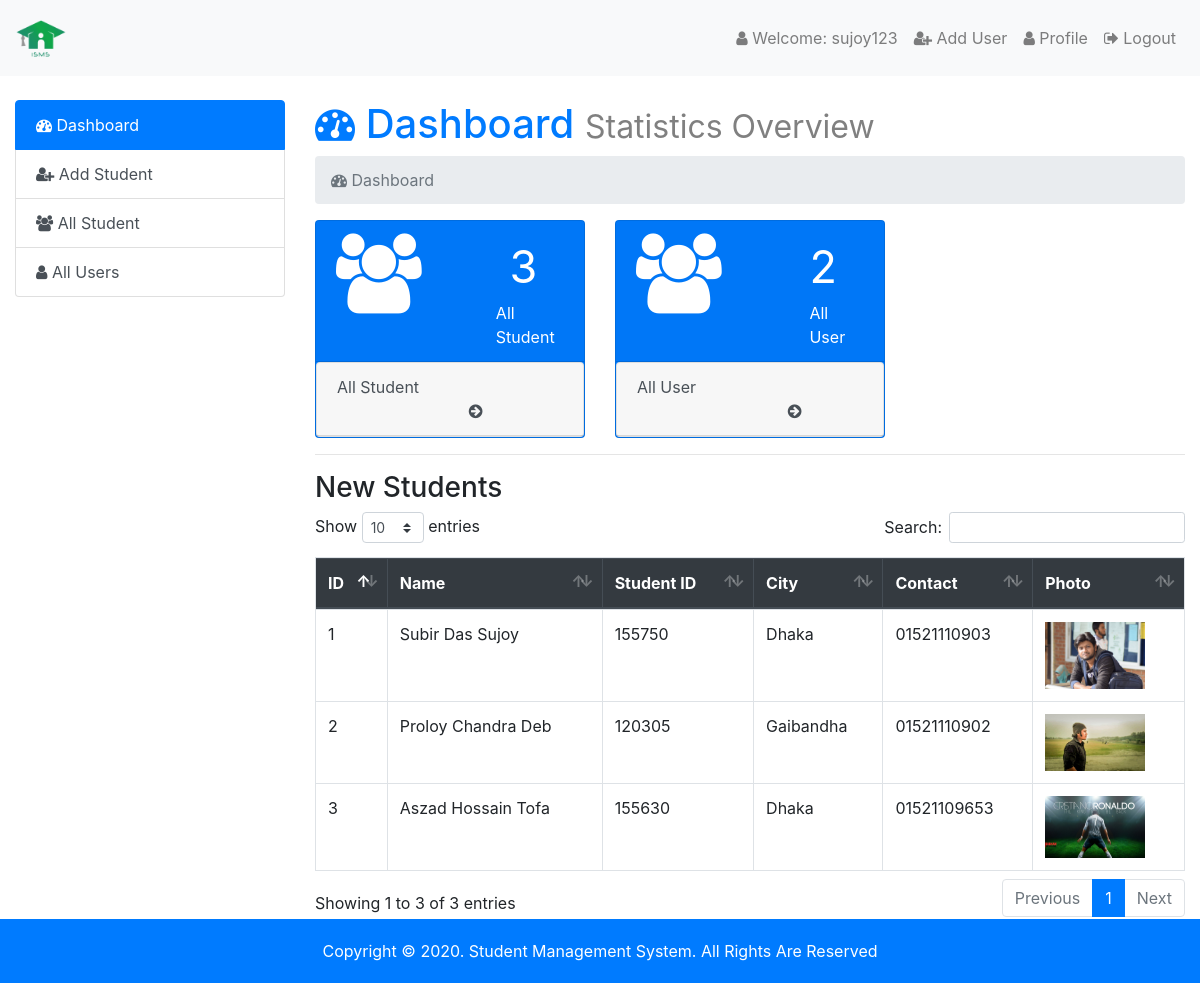
The page /admin/index.php (signed in) on the database its author committed.
### tables this page shows
CREATE TABLE `student_info` (
  `id` int(5) NOT NULL,
  `name` varchar(50) NOT NULL,
  `roll` int(6) NOT NULL,
  `class` varchar(5) NOT NULL,
  `city` varchar(30) NOT NULL,
  `pcontact` varchar(20) NOT NULL,
  `image` varchar(50) NOT NULL,
  `date` timestamp NOT NULL DEFAULT current_timestamp()
);

### admin/dashboard.php (the view)
<h1 class="text-primary"><i class="fa fa-tachometer"></i> Dashboard <small style="color: grey">Statistics Overview</small></h1>
				<nav aria-label="breadcrumb">
				  <ol class="breadcrumb">
				    <li class="breadcrumb-item active" aria-current="page"><i class="fa fa-tachometer"></i> Dashboard</li>
				  </ol>
				</nav>
				<?php
				$countstudent = mysqli_query($con,"SELECT * FROM `student_info`");
				$totalstudent = mysqli_num_rows($countstudent);
				$countuser = mysqli_query($con,"SELECT * FROM `user_info`");
				$totaluser = mysqli_num_rows($countuser);
				?>
				<div class="row">
					<div class="col-sm-4">
						<div class="card text-white bg-primary">
							<div class="card-header">
								<div class="row">
									<div class="col-xl-3">
										<i class="fa fa-users fa-5x"></i>
									</div>
									<div class="col-xl-9">
										<div class="offset-8" style="font-size: 45px"><?= $totalstudent; ?></div>
										<div class="offset-7">All Student</div>
									</div>
								</div>
							</div>
							<a href="index.php?page=allstudent" class="list-group-item-action">
								<div class="card">
								<div class="card-header">
								 <span>All Student</span>
								<span class="offset-7"><i class="fa fa-arrow-circle-right"></i></span>
							</div>
							</div>
							</a>
						</div>
					</div>
					<div class="col-sm-4">
						<div class="card text-white bg-primary">
							<div class="card-header">
								<div class="row">
									<div class="col-xl-3">
										<i class="fa fa-users fa-5x"></i>
									</div>
									<div class="col-xl-9">
										<div class="offset-8" style="font-size: 45px"><?= $totaluser; ?></div>
										<div class="offset-8">All User</div>
									</div>
								</div>
							</div>
							<a href="index.php?page=alluser" class="list-group-item-action">
								<div class="card">
								<div class="card-header">
								 <span>All User</span>
								<span class="offset-8"><i class="fa fa-arrow-circle-right"></i></span>
							</div>
							</div>
							</a>
						</div>
					</div>
				</div>
				<hr>
				<h3>New Students</h3>
				<div class="table-responsive">
					<table id="data" class="table table-hover table-bordered">
					<thead class="thead-dark">
						<tr>
							<th>ID</th>
							<th>Name</th>
							<th>Student ID</th>
							<th>City</th>
							<th>Contact</th>
							<th>Photo</th>
						</tr>
					</thead>
					<tbody>
						<?php
						$no = 1;
						$db_sinfo = mysqli_query($con,"SELECT * FROM `student_info`");
						while ($row = mysqli_fetch_assoc($db_sinfo)) {?>
						<tr>
							<td><?php echo $no ; ?></td>
							<td><?php echo ucwords($row['name']); ?></td>
							<td><?php echo $row['roll']; ?></td>
							<td><?php echo ucwords($row['city']); ?></td>
							<td><?php echo $row['pcontact']; ?></td>
							<td><img style="width: 100px" src="student images/<?php echo $row['image']; ?>"></td>
						</tr>
						<?php
						$no++;
						}
						?>
					</tbody>
				</table>
				</div>

### rows shown on the page
student_info: name "Subir Das Sujoy", roll "155750", city "Dhaka", pcontact "01521110903", image (picture)
student_info: name "Proloy Chandra Deb", roll "120305", city "Gaibandha", pcontact "01521110902", image (picture)
student_info: name "Aszad Hossain Tofa", roll "155630", city "Dhaka", pcontact "01521109653", image (picture)

### other values the page prints
$_SESSION['user_login'] "sujoy123"
$totalstudent "3"
$totaluser "2"
